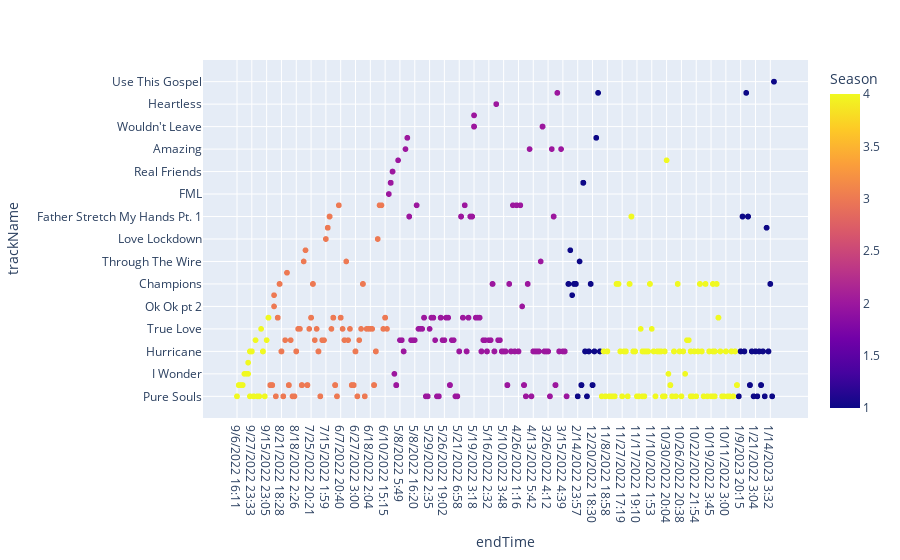

The notebook cell this image was saved under:
### Code cell
fig = px.scatter(test, x='endTime', y='trackName', color='Season')
fig.show()

### Figure 1 — Plotly figure (JSON) as saved in the notebook; plotly's stock layout.template omitted (floating-point values rounded to 4 significant figures; data arrays with more than 128 entries replaced by an {"elided": "..."} marker saying what was removed)
{"data": [{"hovertemplate": "endTime=%{x}<br>trackName=%{y}<br>Season=%{marker.color}<extra></extra>", "legendgroup": "", "marker": {"color": {"elided": "1419 int values"}, "coloraxis": "coloraxis", "symbol": "circle"}, "mode": "markers", "name": "", "showlegend": false, "type": "scattergl", "x": {"elided": "1419 str values"}, "xaxis": "x", "y": {"elided": "1419 str values"}, "yaxis": "y"}], "layout": {"coloraxis": {"colorbar": {"title": {"text": "Season"}}, "colorscale": [[0, "#0d0887"], [0.1111, "#46039f"], [0.2222, "#7201a8"], [0.3333, "#9c179e"], [0.4444, "#bd3786"], [0.5556, "#d8576b"], [0.6667, "#ed7953"], [0.7778, "#fb9f3a"], [0.8889, "#fdca26"], [1, "#f0f921"]]}, "legend": {"tracegroupgap": 0}, "margin": {"t": 60}, "xaxis": {"anchor": "y", "domain": [0, 1], "title": {"text": "endTime"}}, "yaxis": {"anchor": "x", "domain": [0, 1], "title": {"text": "trackName"}}}}
